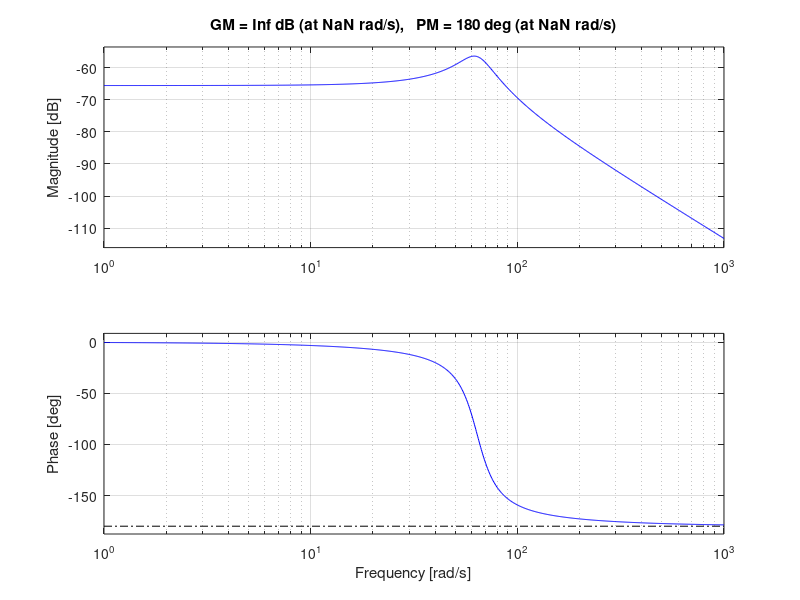

Reproduce this figure in MATLAB.
num=[1];den=[0.462,10.4,1884];
G=tf(num,den);
w=logspace(-2,2);
bode(G);
grid
p=roots(den)
margin(G);
[Gm,Pm,Wcg,Wcp]=margin(G)
